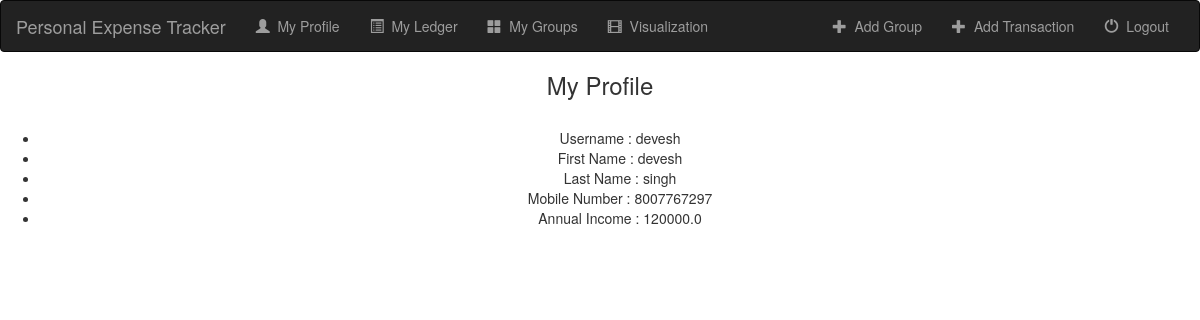
Screenshot of /profile/ (signed in) with the database file from the repository.
### Sl_proj/models.py (models this page shows)
class Profile(models.Model):
    user = models.OneToOneField(User, on_delete=models.CASCADE)
    First_Name = models.CharField(max_length=30)
    Last_Name = models.CharField(max_length=30)
    Annual_Income = models.FloatField(null=True, blank=True)
    Mobile_Number = models.CharField(max_length=10)
    Profile_Picture = models.FileField(blank=True)

### Sl_proj/views.py (the view)
# urls.py: path('profile/', views.profile, name='profile'),
def profile(request):
    my_profile = request.user.profile
    context = {'my_profile': my_profile}
    return render(request, 'Sl_proj/profile.html', context)

### Sl_proj/templates/Sl_proj/profile.html (shortened to what this page needs)
{% extends "Sl_proj/base.html" %}
{% block content %}
<div style="text-align: center">
    <h3>My Profile</h3>
    <br>
    <ul>
        <li>Username : {{ my_profile.user.username }}</li>
        <li>First Name : {{ my_profile.First_Name }}</li>
        <li>Last Name : {{ my_profile.Last_Name }}</li>
        <li>Mobile Number : {{ my_profile.Mobile_Number }}</li>
        <li>Annual Income : {{ my_profile.Annual_Income }}</li>
    </ul>
</div>
{% endblock %}

### rows the page displays
Profile: user.username "devesh", First_Name "devesh", Last_Name "singh", Mobile_Number "8007767297", Annual_Income "120000.0"
